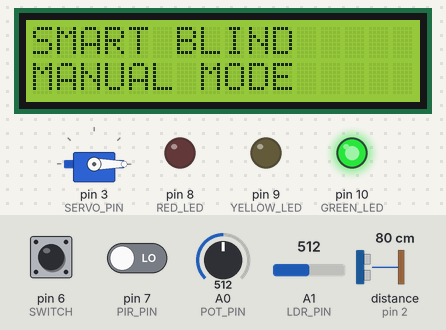
The sketch below on a simulated Arduino Uno, built with avr-gcc and run on an emulated ATmega328P. Shown: servo, 16×2 character LCD, output pins drawn as LEDs (lit = HIGH). Wiring (inferred from the names in the program): ultrasonic range finder: trigger pin 4; echo pin 2. Inputs (shaded band) come from the test bench; at power-on: pin 6 (SWITCH) LOW, distance to the obstacle (sensor on pin 2) 80 cm, A0 (POT_PIN) = 512, A1 (LDR_PIN) = 512, pin 7 (PIR_PIN) LOW. The echo pulse lasts 58.3 µs per cm; pins used as bus, display or sensor lines are not drawn; what the sketch prints to the serial monitor is not drawn.

Above: at 2.2 s.
2.3 s: pin 6 (SWITCH) pulled HIGH for 0.4 s
At 2.62 s:
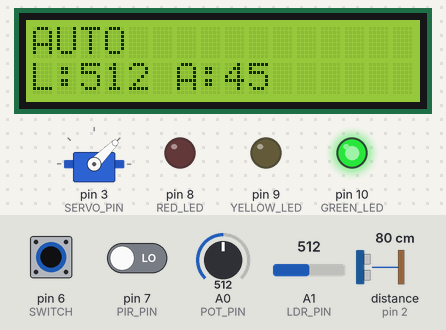
At 3.7 s:
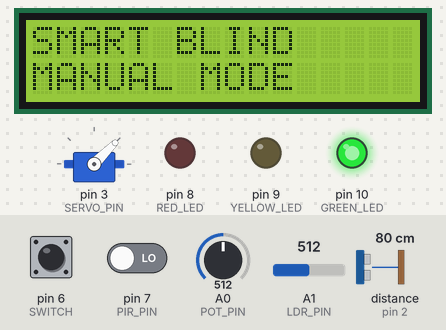
4.3 s: distance to the obstacle (sensor on pin 2) set to 153 cm
7.3 s: distance to the obstacle (sensor on pin 2) set to 120 cm
10.3 s: A0 (POT_PIN) set to 0
13.3 s: A1 (LDR_PIN) set to 0
16.3 s: A0 (POT_PIN) set to 122
Timing chart, 0 to 19.3 s (numbered marks = the images above; inputs shaded):
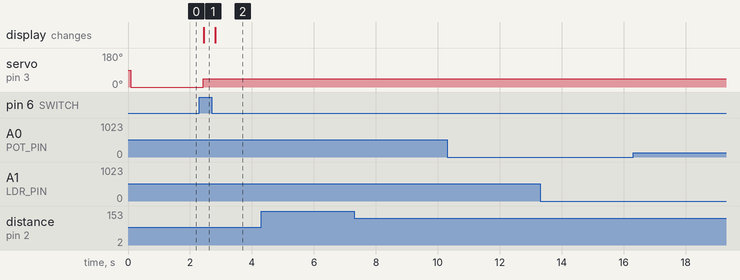

Measured:
- after the input at 2.3 s, servo on pin 3 (SERVO_PIN): 0° → 45° after 0.12 s; the display: changes after 0.14 s (image 1)
- after the input at 4.3 s, every drawn part: stays the same
- after the input at 7.3 s, every drawn part: stays the same
- after the input at 10.3 s, every drawn part: stays the same
- after the input at 13.3 s, every drawn part: stays the same
- after the input at 16.3 s, every drawn part: stays the same

The sketch:

neat_albar1.ino
```cpp
#include <Servo.h>
#include <Wire.h>
#include <LiquidCrystal_I2C.h>

#define TRIG_PIN 4
#define ECHO_PIN 2
#define PIR_PIN 7
#define SERVO_PIN 3
#define LDR_PIN A1
#define POT_PIN A0
#define GREEN_LED 10
#define YELLOW_LED 9
#define RED_LED 8
#define SWITCH 6
LiquidCrystal_I2C lcd(0x27, 16, 2);
Servo blind;

#define OPEN_ANGLE 0
#define CLOSED_ANGLE 90
#define PERSON_TIME 3000
#define RELEASE_TIME 5000

unsigned long presenceStart = 0;
unsigned long personLeftTime = 0;
bool personDetected = false;
bool releaseWaiting = false;

long readUltrasonic()
{
    digitalWrite(TRIG_PIN, LOW);
    delayMicroseconds(10);
    digitalWrite(TRIG_PIN, HIGH);
    delayMicroseconds(10);
    digitalWrite(TRIG_PIN, LOW);

    long duration = pulseIn(ECHO_PIN, HIGH, 10000);
    if (duration == 0) return -1;

    return duration * 0.0343 / 2;
}

void greenLED()
{
    digitalWrite(GREEN_LED, HIGH);
    digitalWrite(YELLOW_LED, LOW);
    digitalWrite(RED_LED, LOW);
}

void yellowLED()
{
    digitalWrite(GREEN_LED, LOW);
    digitalWrite(YELLOW_LED, HIGH);
    digitalWrite(RED_LED, LOW);
}

void redLED()
{
    digitalWrite(GREEN_LED, LOW);
    digitalWrite(YELLOW_LED, LOW);
    digitalWrite(RED_LED, HIGH);
}

void showMessage(String line1, String line2)
{
    lcd.clear();
    lcd.setCursor(0, 0);
    lcd.print(line1);
    lcd.setCursor(0, 1);
    lcd.print(line2);
}

void setup()
{
    Serial.begin(9600);

    pinMode(TRIG_PIN, OUTPUT);
    pinMode(ECHO_PIN, INPUT);
    pinMode(PIR_PIN, INPUT);
    pinMode(GREEN_LED, OUTPUT);
    pinMode(YELLOW_LED, OUTPUT);
    pinMode(RED_LED, OUTPUT);
  	pinMode(SWITCH, INPUT);

    blind.attach(SERVO_PIN);

    lcd.init();
    lcd.backlight();

    blind.write(OPEN_ANGLE);
    greenLED();
  	if(digitalRead(SWITCH))
    showMessage("SMART BLIND", "AUTO MODE");
  	else
    showMessage("SMART BLIND", "MANUAL MODE");

    delay(1000);
}

void loop()
{
    long distance = readUltrasonic();
    int pir = digitalRead(PIR_PIN);
    int lightValue = analogRead(LDR_PIN);
    int potValue = analogRead(POT_PIN);

    int detectionRange = map(potValue, 0, 1023, 10, 100);

    Serial.print("Distance: ");
    Serial.print(distance);
    Serial.print(" | Range: ");
    Serial.print(detectionRange);
    Serial.print(" | PIR: ");
    Serial.print(pir);
    Serial.print(" | LDR: ");
    Serial.print(lightValue);
    Serial.print(" | POT: ");
    Serial.println(potValue);

    if (distance == -1 && digitalRead(SWITCH))
    {
        blind.write(CLOSED_ANGLE);
        redLED();
        showMessage("TAMPER", "NO ECHO");
        delay(100);
        return;
    }
  else if (!digitalRead(SWITCH)){
    showMessage("SMART BLIND", "MANUAL MODE");
    delay(300);
    return;
  }

    bool objectPresent = distance <= detectionRange;

    if (objectPresent && pir == HIGH)
    {
        if (presenceStart == 0)
            presenceStart = millis();

        unsigned long presenceTime = millis() - presenceStart;

        if (presenceTime < PERSON_TIME)
        {
            yellowLED();

            if (presenceTime < 150)
                showMessage("DETECTING", "WAIT...");
        }
        else
        {
            personDetected = true;
            releaseWaiting = false;
            blind.write(CLOSED_ANGLE);
            redLED();
            showMessage("PRIVACY", "BLIND CLOSED");
        }
    }
    else
    {
        presenceStart = 0;

        if (personDetected)
        {
            if (!releaseWaiting)
            {
                releaseWaiting = true;
                personLeftTime = millis();
            }

            blind.write(CLOSED_ANGLE);
            redLED();

            unsigned long elapsed = millis() - personLeftTime;

            if (elapsed < RELEASE_TIME)
            {
                showMessage("PRIVACY", "WAITING...");
            }
            else
            {
                personDetected = false;
                releaseWaiting = false;
            }
        }

        if (!personDetected)
        {
            int angle = map(lightValue, 0, 1023, OPEN_ANGLE, CLOSED_ANGLE);

            blind.write(angle);
            greenLED();

            showMessage("AUTO", "L:" + String(lightValue) + " A:" + String(angle));
        }
    }

    delay(100);
}
```
